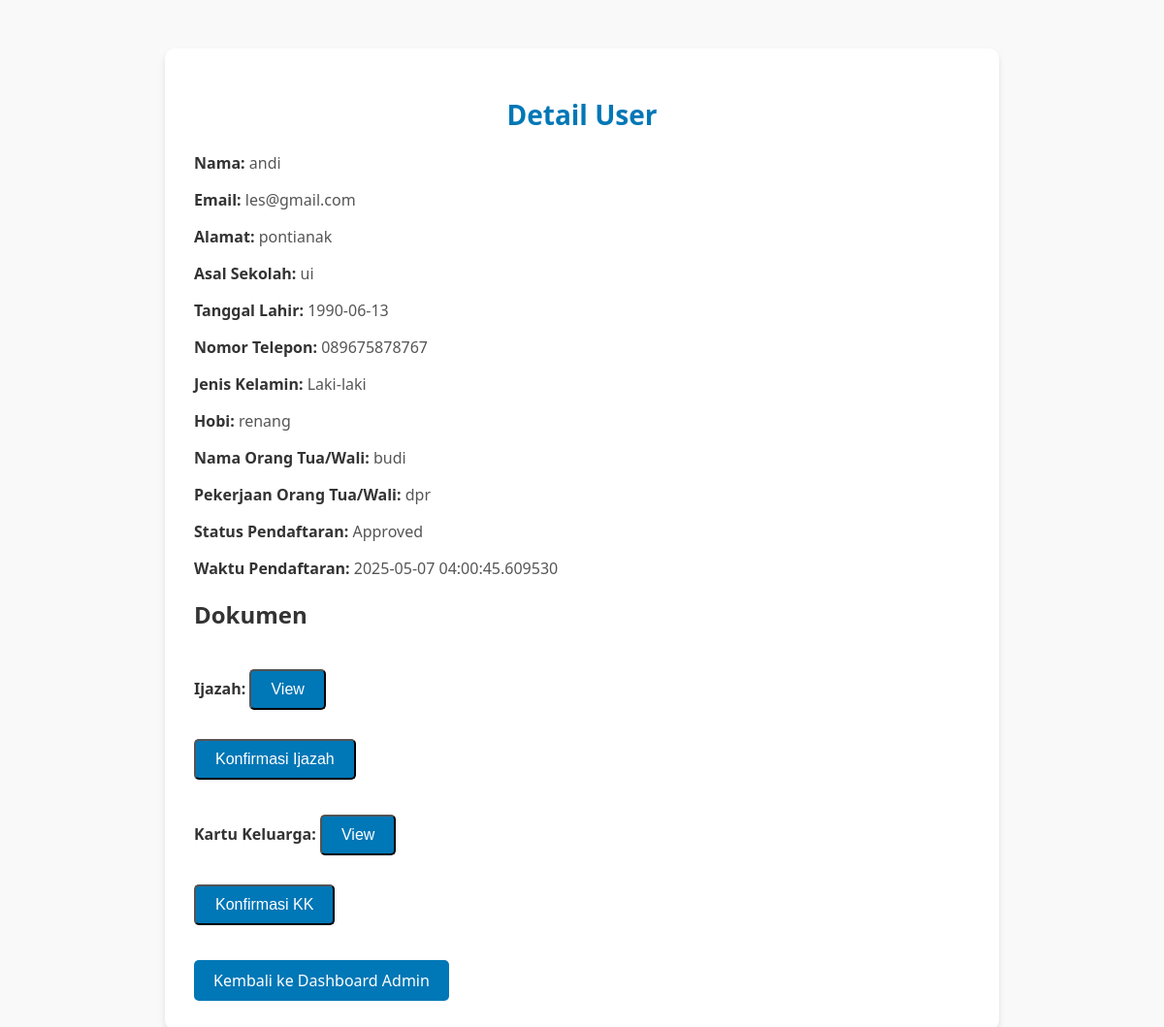
Page /user_detail/1 on the committed database.
### models.py (models this page shows)
class User(db.Model):
    id = db.Column(db.Integer, primary_key=True)
    name = db.Column(db.String(100), nullable=False)
    email = db.Column(db.String(100), unique=True, nullable=False)
    password = db.Column(db.String(100), nullable=False)
    address = db.Column(db.String(200))
    school = db.Column(db.String(100))
    birth_date = db.Column(db.Date)
    phone = db.Column(db.String(15))
    gender = db.Column(db.String(10))
    hobby = db.Column(db.String(100))
    parent_name = db.Column(db.String(100))
    parent_job = db.Column(db.String(100))
    ijazah = db.Column(db.String(200))  # Link ke file ijazah
    kk = db.Column(db.String(200))  # Link ke file kartu keluarga
    ijazah_confirmed = db.Column(db.Boolean, default=False)  # Status konfirmasi ijazah
    kk_confirmed = db.Column(db.Boolean, default=False)  # Status konfirmasi KK
    status = db.Column(db.String(20), default='Pending')  # Pending, Approved, Rejected
    created_at = db.Column(db.DateTime, default=datetime.utcnow)  # Waktu pendaftaran
    payment_status = db.Column(db.String(20), default='Pending')  # Pending, Approved, Rejected
    payment_proof = db.Column(db.String(200))  # Path ke file bukti pembayaran
    is_action_taken = db.Column(db.Boolean, default=False)  # True jika admin sudah mengambil tindakan
    is_payment_action_taken = db.Column(db.Boolean, default=False)  # True jika admin sudah mengambil tindakan pada pembayaran

### app.py (the view)
@app.route('/user_detail/<int:user_id>')
def user_detail(user_id):
    user = User.query.get(user_id)
    if not user:
        flash('User tidak ditemukan.')
        return redirect(url_for('dashboard_admin'))
    print("Path Ijazah:", user.ijazah)  # Debugging path ijazah
    print("Path KK:", user.kk)          # Debugging path KK
    return render_template('user_detail.html', user=user)

### templates/user_detail.html (shortened to what this page needs)
<!DOCTYPE html>
<html>
<head>
    <link rel="stylesheet" type="text/css" href="{{ url_for('static', filename='css/detail.css') }}">
</head>
<body>
    <div class="container">
        <h1>Detail User</h1>
        <p><strong>Nama:</strong> {{ user.name }}</p>
        <p><strong>Email:</strong> {{ user.email }}</p>
        <p><strong>Alamat:</strong> {{ user.address or 'Belum diisi' }}</p>
        <p><strong>Asal Sekolah:</strong> {{ user.school or 'Belum diisi' }}</p>
        <p><strong>Tanggal Lahir:</strong> {{ user.birth_date or 'Belum diisi' }}</p>
        <p><strong>Nomor Telepon:</strong> {{ user.phone or 'Belum diisi' }}</p>
        <p><strong>Jenis Kelamin:</strong> {{ user.gender or 'Belum diisi' }}</p>
        <p><strong>Hobi:</strong> {{ user.hobby or 'Belum diisi' }}</p>
        <p><strong>Nama Orang Tua/Wali:</strong> {{ user.parent_name or 'Belum diisi' }}</p>
        <p><strong>Pekerjaan Orang Tua/Wali:</strong> {{ user.parent_job or 'Belum diisi' }}</p>
        <p><strong>Status Pendaftaran:</strong> {{ user.status }}</p>
        <p><strong>Waktu Pendaftaran:</strong> {{ user.created_at }}</p>
        <h2>Dokumen</h2>
        <p><strong>Ijazah:</strong>
            {% if user.ijazah %}
                <button onclick="viewDocument(['{{ url_for('static', filename=user.ijazah) }}'])" class="btn btn-blue">View</button>
                {% if not user.ijazah_confirmed %}
                    <form method="POST" action="{{ url_for('confirm_documents', user_id=user.id) }}" style="display: inline;">
                        <button type="submit" name="document" value="ijazah" class="btn btn-green">Konfirmasi Ijazah</button>
                    </form>
                {% else %}
                    <span class="status complete">✔ Sudah dikonfirmasi</span>
                {% endif %}
            {% else %}
                Belum diunggah
            {% endif %}
        </p>
        <p><strong>Kartu Keluarga:</strong>
            {% if user.kk %}
                <button onclick="viewDocument(['{{ url_for('static', filename=user.kk) }}'])" class="btn btn-blue">View</button>
                {% if not user.kk_confirmed %}
                    <form method="POST" action="{{ url_for('confirm_documents', user_id=user.id) }}" style="display: inline;">
                        <button type="submit" name="document" value="kk" class="btn btn-green">Konfirmasi KK</button>
                    </form>
                {% else %}
                    <span class="status complete">✔ Sudah dikonfirmasi</span>
                {% endif %}
            {% else %}
                Belum diunggah
            {% endif %}
        </p>
        <a href="{{ url_for('dashboard_admin') }}" class="btn btn-blue">Kembali ke Dashboard Admin</a>
    </div>
</body>
</html>

### static/css/detail.css (style rules this page uses)
body { margin: 0; font-family: 'Segoe UI', sans-serif; background-color: #f9f9f9; color: #333; }
.container { max-width: 800px; margin: 50px auto; background-color: #ffffff; padding: 30px; border-radius: 10px; box-shadow: 0 4px 6px rgba(0, 0, 0, 0.1); }
.container h1 { font-size: 28px; color: #0077b6; margin-bottom: 20px; text-align: center; }
.container p { font-size: 16px; margin-bottom: 10px; color: #555; }
.container strong { color: #333; }
.btn { display: inline-block; padding: 10px 20px; background-color: #0077b6; color: #fff; text-decoration: none; border-radius: 5px; font-size: 16px; margin-top: 20px; transition: background-color 0.3s ease; }

### rows in the picture
User: name "andi", email "les@gmail.com", address "pontianak", school "ui", birth_date "1990-06-13", phone "089675878767", gender "Laki-laki", hobby "renang", parent_name "budi", parent_job "dpr", status "Approved", created_at "2025-05-07 04:00:45.609530"
